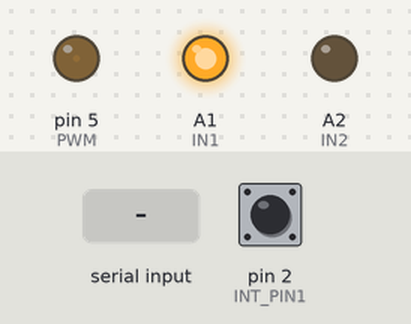
Simulated run of this sketch. Board: Arduino Uno, built with avr-gcc and run on an emulated ATmega328P. Parts: output pins drawn as LEDs (lit = HIGH). Inputs (shaded band) come from the test bench; at power-on: pin 2 (INT_PIN1) HIGH.

Above: at 1.2 s.
1.3 s: "90,45\n" received over Serial
At 2.9 s:
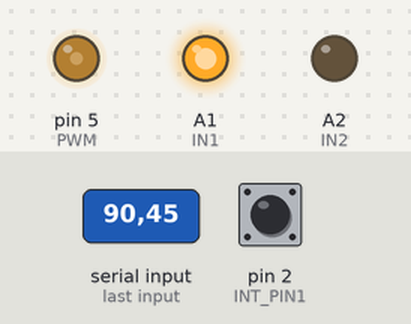
3.8 s: "0\n" received over Serial
At 5.9 s:
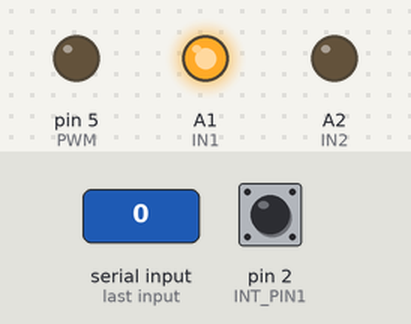
6.3 s: "200\n" received over Serial
At 7.9 s:
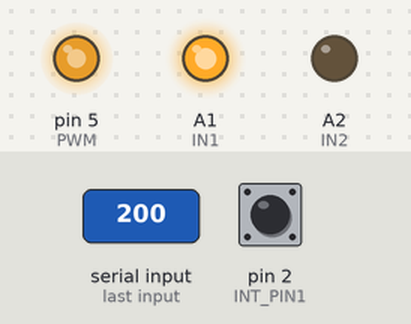
10.4 s: "1\n" received over Serial
At 12.1 s:
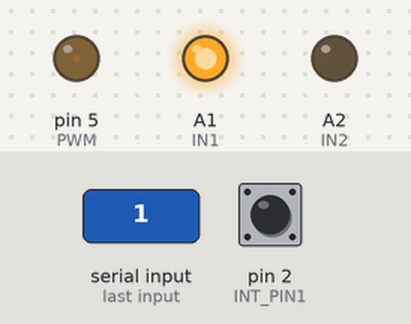
12.9 s: "90\n" received over Serial
At 15.3 s:
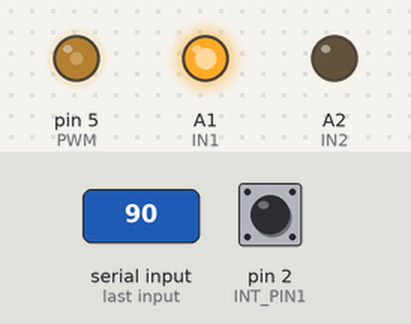
Timing chart, 0 to 16.4 s (numbered marks = the images above; inputs shaded):
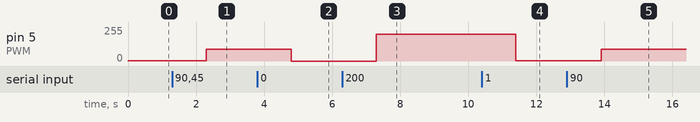

The sketch:

WK10_EX3.ino
```cpp
#define INT_PIN1 2 //Ch A
#define INT_PIN2 3 //Ch B
#define PWM 5
#define IN1 A1
#define IN2 A2

int count = 0;
int i,j;

void setup()
{
  pinMode(INT_PIN1,INPUT_PULLUP);
  pinMode(INT_PIN2,INPUT_PULLUP);
  pinMode(PWM,OUTPUT);
  pinMode(IN1,OUTPUT);
  pinMode(IN2,OUTPUT);

  attachInterrupt(digitalPinToInterrupt(INT_PIN1),encoder_A,RISING);
  //attachInterrupt(digitalPinToInterrupt(INT_PIN1),encoder_B,RISING);
  Serial.begin(9600);
  direction(1);  //<3
  speed(1); //<3
}

void loop()
{
  if(Serial.available()>0)
  {
    String a = Serial.readString();
    speed(a.toInt());
    direction(a.toInt());
  }

}

void direction(int a)
{
  if(a<0)
  {
    digitalWrite(A1,LOW);
    digitalWrite(A2,HIGH);
  }
  else
  {
    digitalWrite(A1,HIGH);
    digitalWrite(A2,LOW);
  }
}

void speed(int b)
{
  analogWrite(PWM,absolute(b));
}

int absolute(int t)
{
  if(t<0)
  {
    return t*-1;
  }
  else
  {
    return t;
  }
}

void encoder_A()
{
  if(digitalRead(INT_PIN1) == 1 && digitalRead(INT_PIN2) == 0) //Ch A is HIGH. Ch B is LOW.
  {
    Serial.println("Left");
  }
  else
  {
    Serial.println("Right");
  }
  count++;
}
```

Measured:
- after the input at 1.3 s, pin 5 (PWM): 1/255 → 90/255 after 1.0 s
- after the input at 3.8 s, pin 5 (PWM): 90/255 → 0/255 after 1.0 s
- after the input at 6.3 s, pin 5 (PWM): 0/255 → 200/255 after 1.0 s
- after the input at 10.4 s, pin 5 (PWM): 200/255 → 1/255 after 1.0 s
- after the input at 12.9 s, pin 5 (PWM): 1/255 → 90/255 after 1.0 s
